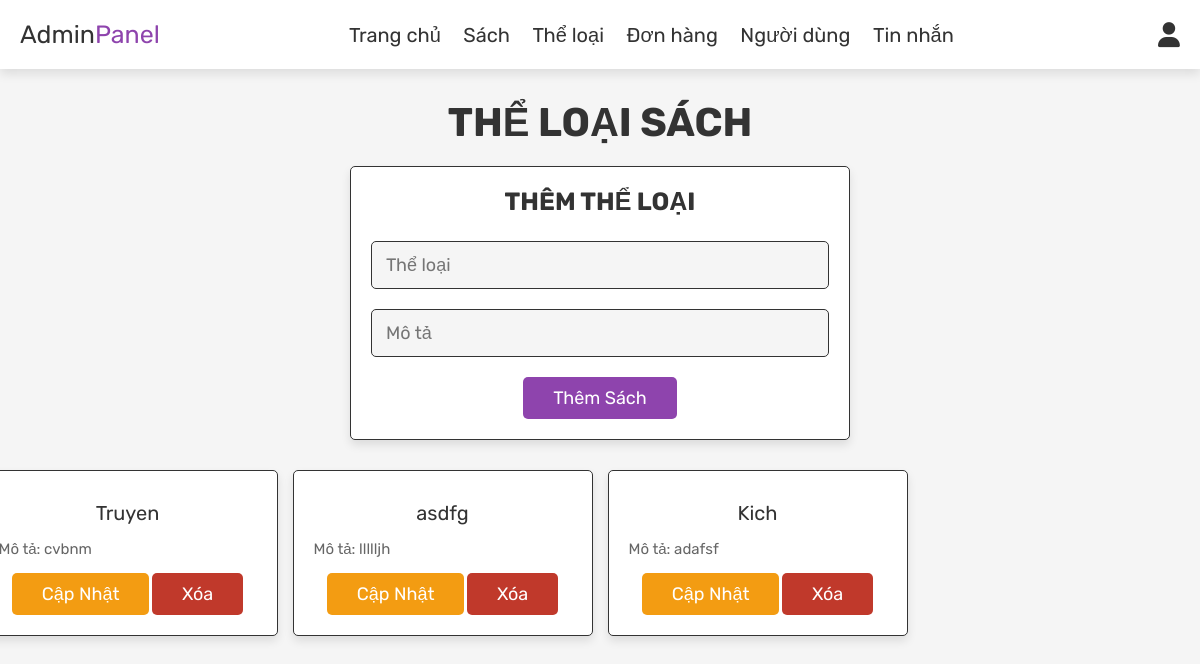
/admin_category.php (signed in), run on the app's committed database.
### tables this page shows
CREATE TABLE `categorys` (
  `id` int(100) NOT NULL,
  `name` varchar(100) NOT NULL,
  `describes` varchar(100) NOT NULL
);

### admin_category.php (the view, shortened to what this page needs)
<?php
   include 'config.php';
?>
<!DOCTYPE html>
<html lang="en">
<head>
   <link rel="stylesheet" href="https://cdnjs.cloudflare.com/ajax/libs/font-awesome/6.0.0/css/all.min.css">
   <link rel="stylesheet" href="css/admin_style.css">
</head>
<body>
<?php include 'admin_header.php'; ?>
<section class="add-products">
   <h1 class="title">Thể loại sách</h1>
   <form action="" method="post" enctype="multipart/form-data">
      <h3>Thêm thể loại</h3>
      <input type="text" name="name" class="box" placeholder="Thể loại" required>
      <input type="text" name="describes" class="box" placeholder="Mô tả" required>
      <input type="submit" value="Thêm sách" name="add_category" class="btn">
   </form>
</section>
<section class="show-products">
   <div class="box-container">
      <?php
         $select_categorys = mysqli_query($conn, "SELECT * FROM `categorys`") or die('query failed');
         if(mysqli_num_rows($select_categorys) > 0){
            while($fetch_categorys = mysqli_fetch_assoc($select_categorys)){
      ?>
      <div class="box">
         <div class="name"><?php echo $fetch_categorys['name']; ?></div>
         <div class="sub-name">Mô tả: <?php echo $fetch_categorys['describes']; ?></div>
         <a href="admin_category.php?update=<?php echo $fetch_categorys['id']; ?>" class="option-btn">Cập nhật</a>
         <a href="admin_category.php?delete=<?php echo $fetch_categorys['id']; ?>" class="delete-btn" onclick="return confirm('Xóa thể loại sách này?');">Xóa</a>
      </div>
      <?php
         }
      }else{
         echo '<p class="empty">Không có thể loại sách nào được thêm!</p>';
      }
      ?>
   </div>
</section>
</body>
</html>

### css/admin_style.css (style rules this page uses)
:root { --purple:#8e44ad; --red:#c0392b; --orange:#f39c12; --black:#333; --white:#fff; --light-color:#666; --light-white:#ccc; --light-bg:#f5f5f5; --border:.1rem solid var(--black); --box-shadow:0 .5rem 1rem rgba(0,0,0,.1); }
* { font-family: 'Rubik', sans-serif; margin:0; padding:0; box-sizing: border-box; outline: none; border:none; text-decoration: none; transition:all .2s linear; }
html { font-size: 62.5%; overflow-x: hidden; }
body { background-color: var(--light-bg); }
section { padding:3rem 2rem; }
.title { text-align: center; margin-bottom: 2rem; text-transform: uppercase; color:var(--black); font-size: 4rem; }
.btn, .option-btn, .delete-btn, .white-btn { display: inline-block; margin-top: 1rem; padding:1rem 3rem; cursor: pointer; color:var(--white); font-size: 1.8rem; border-radius: .5rem; text-transform: capitalize; }
.white-btn, .btn { background-color: var(--purple); }
.option-btn { background-color: var(--orange); }
.delete-btn { background-color: var(--red); }
.add-products form { background-color: var(--white); border-radius: .5rem; padding:2rem; text-align: center; box-shadow: var(--box-shadow); border:var(--border); max-width: 50rem; margin:0 auto; }
.add-products form h3 { font-size: 2.5rem; text-transform: uppercase; color:var(--black); margin-bottom: 1.5rem; }
.add-products form .box { width: 100%; background-color: var(--light-bg); border-radius: .5rem; margin:1rem 0; padding:1.2rem 1.4rem; color:var(--black); font-size: 1.8rem; border:var(--border); }
.show-products .box-container { display: grid; grid-template-columns: repeat(4, 30rem); justify-content: center; gap:1.5rem; max-width: 1200px; margin:0 auto; align-items: flex-start; }
.show-products { padding-top: 0; }
.show-products .box-container .box { text-align: center; padding:2rem; border-radius: .5rem; border:var(--border); box-shadow: var(--box-shadow); background-color: var(--white); }
.show-products .box-container .box .sub-name { padding:0.5rem 0; font-size: 1.5rem; color:var(--light-color); text-align:left; }
.show-products .box-container .box .name { padding:1rem 0; font-size: 2rem; color:var(--black); }

### data on the page
categorys: name "Truyen", describes "cvbnm"
categorys: name "asdfg", describes "llllljh"
categorys: name "Kich", describes "adafsf"
